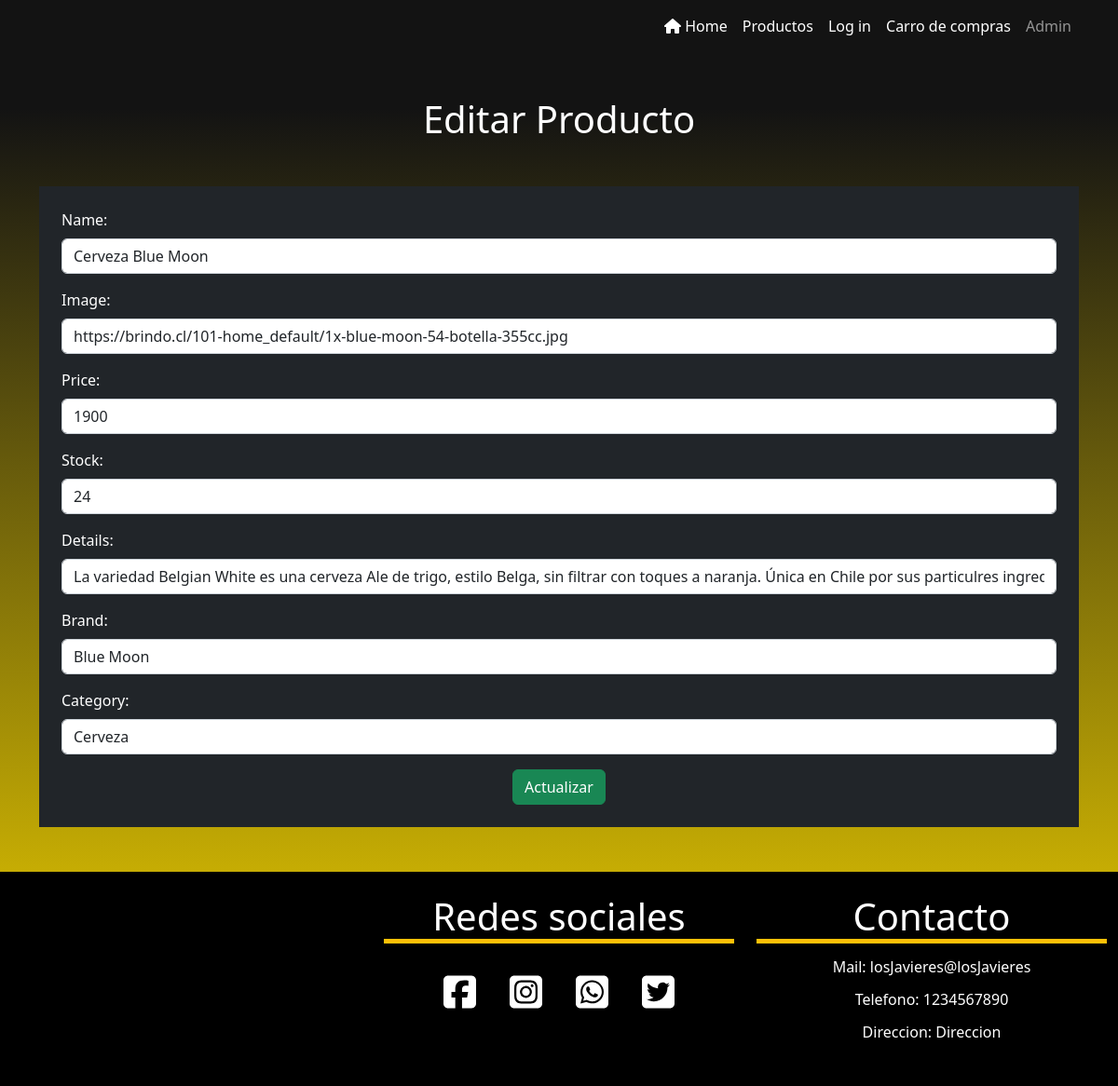
The app's page /products/editProduct/3, older data.
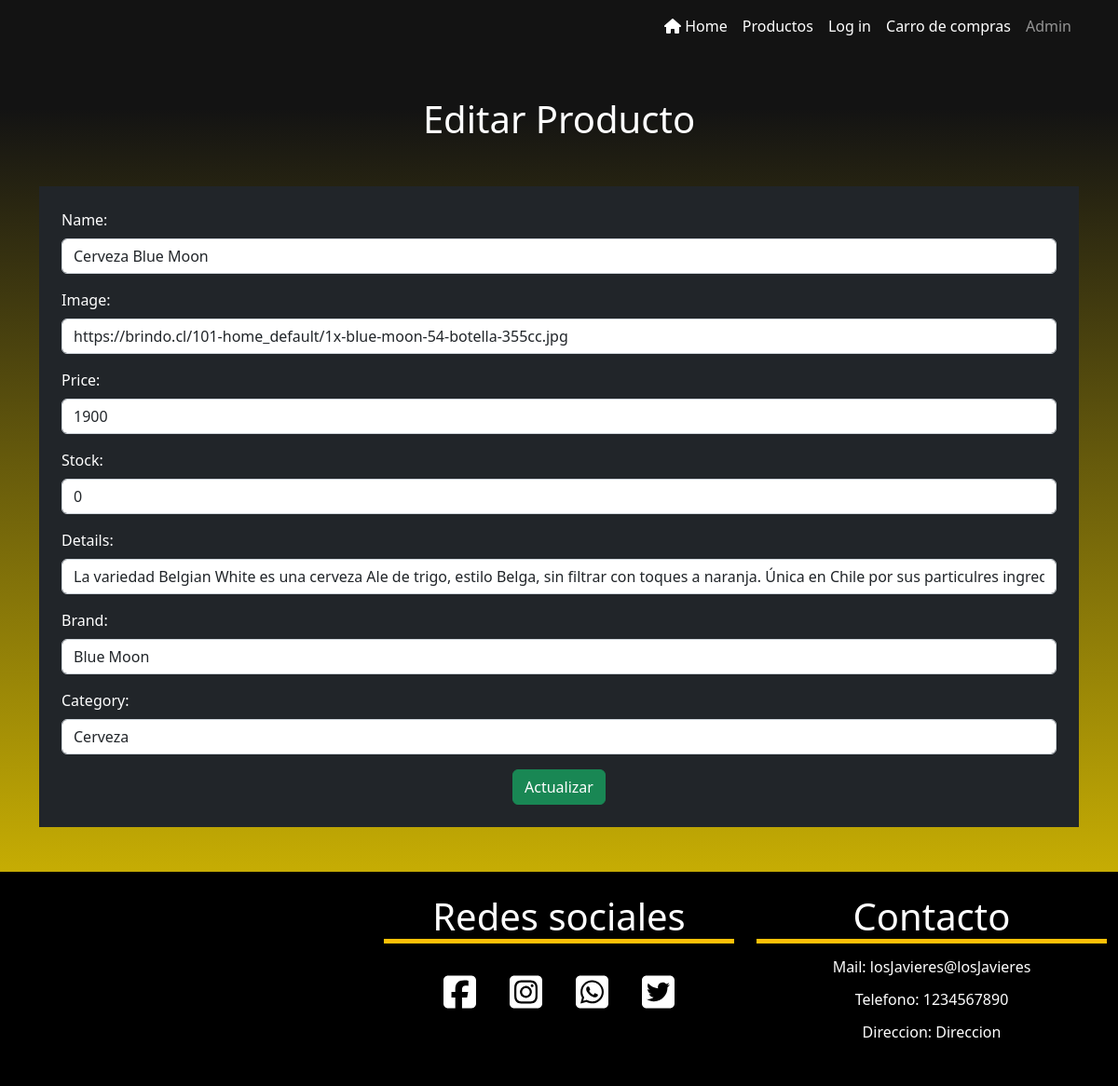
The same page, newer data.
### Botilleria/models.py (models this page shows)
class Product(models.Model):
    try:
        name = models.CharField(max_length=100)
        image = models.CharField(max_length=500)
        price = models.IntegerField()
        stock = models.IntegerField()
        details = models.CharField(max_length=500)
        brand = models.CharField(max_length=50)
        category = models.CharField(max_length=100)
        class Meta:
            ordering = ['id']
    except Exception as e:
        print('Modelo no creado: ', e)

### Botilleria/views.py (the view)
# urls.py: path('products/editProduct/<int:pk>',
def editProduct(request, pk):
    try:
        product = get_object_or_404(Product, pk=pk)
        if request.method == 'POST':
            form = ProductForm(request.POST, instance=product)
            if form.is_valid():
                product = form.save(commit=False)
                product.save()
                messages.success(request, 'Producto modificado')
                return redirect('administrator')
        else:
            form = ProductForm(instance=product)
        return render(request, 'Products/editProduct.html', {'form': form})
    except Exception as e:
        print('producto no editado', e)

### Botilleria/context_processors.py (called while the page is built)
def totalPrice(request):
    totalCarrito = 0
    if 'cart' in request.session:
        for key, value in request.session['cart'].items():
            totalCarrito += int(value['price'])
    return {'totalPrice': totalCarrito}

### Botilleria/templates/Products/editProduct.html
{% extends '../layout/base.html' %} {% block content %}
<h1 class="text-center my-5">Editar Producto</h1>
<section class="container">
  <form method="POST" class="bg-dark container p-4 text-white">
    {% csrf_token %} {{ form.as_p }}
    <div class="text-center">
      <button type="submit" class="btn btn-success">Actualizar</button>
    </div>
  </form>
</section>
{% endblock %}

Row changes from the older to the newer data that the page shows:
changed Product "Cerveza Blue Moon": stock "24" → "0"
